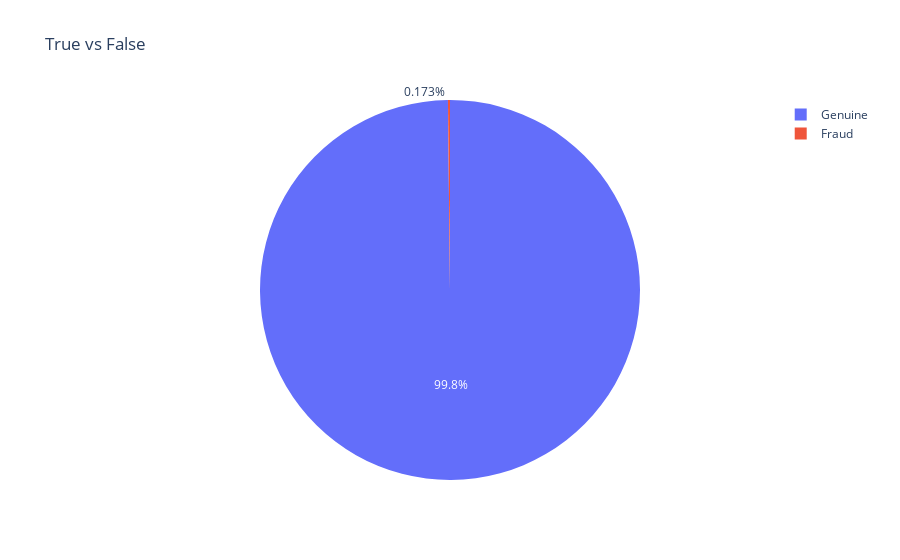

The notebook cell this image was saved under:
### Code cell
labels=["Genuine","Fraud"]

fraud_or_not = dataset["Class"].value_counts().tolist()
values = [fraud_or_not[0], fraud_or_not[1]]

fig = px.pie(values= dataset['Class'].value_counts(), names=labels
             ,title="True vs False")
fig.show()

### Figure 1 — Plotly figure (JSON) as saved in the notebook; plotly's stock layout.template omitted (floating-point values rounded to 4 significant figures)
{"data": [{"domain": {"x": [0, 1], "y": [0, 1]}, "hovertemplate": "label=%{label}<br>value=%{value}<extra></extra>", "labels": ["Genuine", "Fraud"], "legendgroup": "", "name": "", "showlegend": true, "type": "pie", "values": [284315, 492]}], "layout": {"legend": {"tracegroupgap": 0}, "title": {"text": "True vs False"}}}
